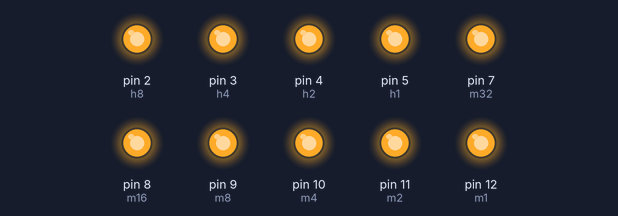
A sketch run on a simulated Arduino Uno, built with avr-gcc and run on an emulated ATmega328P. Shown: output pins drawn as LEDs (lit = HIGH). The local clock reads 2024-03-15 10:24:30 at power-on unless the sketch sets it.

Above: at 0.1 s.
At 1.1 s:
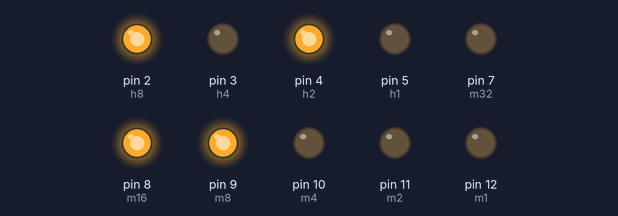
At 30.1 s:
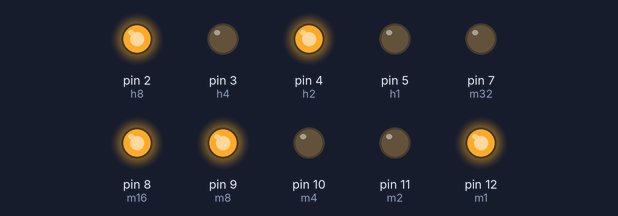
At 90.3 s:
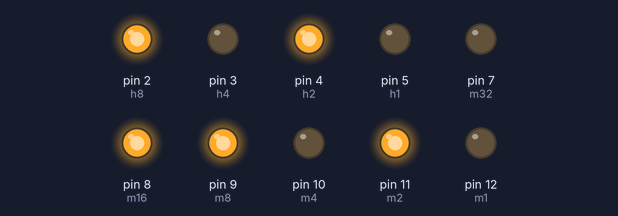
Timing chart, 0 to 91.8 s (numbered marks = the images above):
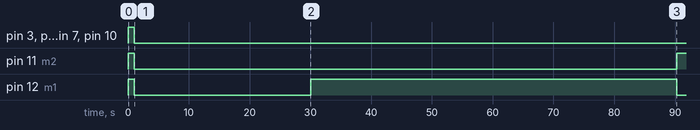

The sketch:

binary-clock.ino
```cpp
#include <DS3231.h>
#include <Wire.h>

DS3231 Clock;
bool Century=false;
bool h12 = true;
bool PM;

byte hour, minute;

int m1 = 12;
int m2 = 11;
int m4 = 10;
int m8 = 9;
int m16 = 8;
int m32 = 7;
int h1 = 5;
int h2 = 4;
int h4 = 3;
int h8 = 2;

void setup() {
  Wire.begin();

  pinMode(m1, OUTPUT);
  pinMode(m2, OUTPUT);
  pinMode(m4, OUTPUT);
  pinMode(m8, OUTPUT);
  pinMode(m16, OUTPUT);
  pinMode(m32, OUTPUT);

  pinMode(h1, OUTPUT);
  pinMode(h2, OUTPUT);
  pinMode(h4, OUTPUT);
  pinMode(h8, OUTPUT);

  digitalWrite(m1, HIGH);
  digitalWrite(m2, HIGH);
  digitalWrite(m4, HIGH);
  digitalWrite(m8, HIGH);
  digitalWrite(m16, HIGH);
  digitalWrite(m32, HIGH);

  digitalWrite(h1, HIGH);
  digitalWrite(h2, HIGH);
  digitalWrite(h4, HIGH);
  digitalWrite(h8, HIGH);
}

void loop() {
  delay(1000);

  minute=Clock.getMinute();
  hour=Clock.getHour(h12, PM)%12;

  output();
}

void output() {
  digitalWrite(m1, (1 & minute) ? HIGH : LOW);
  digitalWrite(m2, (2 & minute) ? HIGH : LOW);
  digitalWrite(m4, (4 & minute) ? HIGH : LOW);
  digitalWrite(m8, (8 & minute) ? HIGH : LOW);
  digitalWrite(m16, (16 & minute) ? HIGH : LOW);
  digitalWrite(m32, (32 & minute) ? HIGH : LOW);

  digitalWrite(h1, (1 & hour) ? HIGH : LOW);
  digitalWrite(h2, (2 & hour) ? HIGH : LOW);
  digitalWrite(h4, (4 & hour) ? HIGH : LOW);
  digitalWrite(h8, (8 & hour) ? HIGH : LOW);
}
```

Measured:
- by itself, pin 3 (h4), pin 5 (h1), pin 7 (m32), pin 10 (m4): HIGH → LOW at 1.0 s
- by itself, pin 11 (m2): HIGH → LOW at 1.0 s, → HIGH 89.3 s later
- by itself, pin 12 (m1): HIGH → LOW at 1.0 s, → HIGH 29.1 s later, → LOW 60.2 s later
